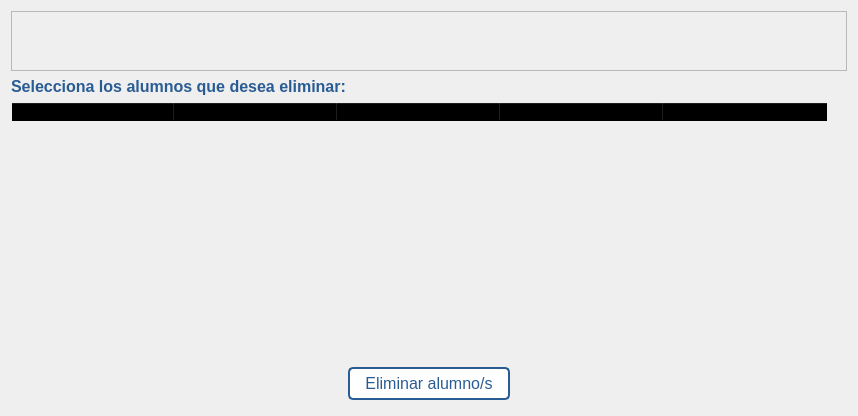
<?xml version="1.0" encoding="UTF-8"?>
<ui version="4.0">
 <class>Dialog</class>
 <widget class="QDialog" name="Dialog">
  <property name="geometry">
   <rect>
    <x>0</x>
    <y>0</y>
    <width>858</width>
    <height>416</height>
   </rect>
  </property>
  <property name="windowTitle">
   <string>Eliminar alumnos</string>
  </property>
  <property name="windowIcon">
   <iconset resource="../src/resources.qrc">
    <normaloff>:/logo/iconoProyecto.png</normaloff>:/logo/iconoProyecto.png</iconset>
  </property>
  <layout class="QVBoxLayout" name="verticalLayout_2">
   <item>
    <layout class="QVBoxLayout" name="verticalLayout">
     <item>
      <widget class="QFrame" name="frame_superior">
       <property name="minimumSize">
        <size>
         <width>0</width>
         <height>60</height>
        </size>
       </property>
       <property name="maximumSize">
        <size>
         <width>16777215</width>
         <height>60</height>
        </size>
       </property>
       <property name="styleSheet">
        <string notr="true"/>
       </property>
       <property name="frameShape">
        <enum>QFrame::Shape::StyledPanel</enum>
       </property>
       <property name="frameShadow">
        <enum>QFrame::Shadow::Raised</enum>
       </property>
       <layout class="QHBoxLayout" name="horizontalLayout">
        <property name="bottomMargin">
         <number>0</number>
        </property>
        <item>
         <widget class="QLabel" name="label_logo">
          <property name="maximumSize">
           <size>
            <width>120</width>
            <height>150</height>
           </size>
          </property>
          <property name="text">
           <string/>
          </property>
          <property name="pixmap">
           <pixmap resource="../src/resources.qrc">:/logo/logoProyecto.png</pixmap>
          </property>
          <property name="scaledContents">
           <bool>true</bool>
          </property>
          <property name="alignment">
           <set>Qt::AlignmentFlag::AlignCenter</set>
          </property>
         </widget>
        </item>
       </layout>
      </widget>
     </item>
     <item>
      <widget class="QLabel" name="label">
       <property name="styleSheet">
        <string notr="true">QLabel{
font-size: 16px;
font-weight: bold;
color: #2a5c94;
}</string>
       </property>
       <property name="text">
        <string>Selecciona los alumnos que desea eliminar:</string>
       </property>
      </widget>
     </item>
     <item>
      <widget class="QTableWidget" name="tableWidget">
       <property name="styleSheet">
        <string notr="true">QTableWidget, QHeaderView::section{
background-color: transparent;
}
</string>
       </property>
       <attribute name="horizontalHeaderDefaultSectionSize">
        <number>163</number>
       </attribute>
       <column>
        <property name="text">
         <string>NRE</string>
        </property>
       </column>
       <column>
        <property name="text">
         <string>Nombre</string>
        </property>
       </column>
       <column>
        <property name="text">
         <string>Curso</string>
        </property>
       </column>
       <column>
        <property name="text">
         <string>Clase</string>
        </property>
       </column>
       <column>
        <property name="text">
         <string>Padre/Madre</string>
        </property>
       </column>
      </widget>
     </item>
     <item>
      <layout class="QHBoxLayout" name="horizontalLayout_2">
       <property name="topMargin">
        <number>5</number>
       </property>
       <property name="bottomMargin">
        <number>5</number>
       </property>
       <item>
        <widget class="QPushButton" name="pushButton">
         <property name="sizePolicy">
          <sizepolicy hsizetype="Fixed" vsizetype="Fixed">
           <horstretch>0</horstretch>
           <verstretch>0</verstretch>
          </sizepolicy>
         </property>
         <property name="cursor">
          <cursorShape>PointingHandCursor</cursorShape>
         </property>
         <property name="styleSheet">
          <string notr="true">QPushButton{
background-color: #ffffff;
color: #2a5c94;
padding: 5px 15px;
border: 2px solid #2a5c94;
border-radius: 5px;
font-size: 16px;
}
QPushButton:hover{
background-color: #2a5c94;
color: white;
}</string>
         </property>
         <property name="text">
          <string>Eliminar alumno/s</string>
         </property>
        </widget>
       </item>
      </layout>
     </item>
    </layout>
   </item>
  </layout>
 </widget>
 <resources>
  <include location="../src/resources.qrc"/>
  <include location="../src/resources.qrc"/>
 </resources>
 <connections/>
</ui>
